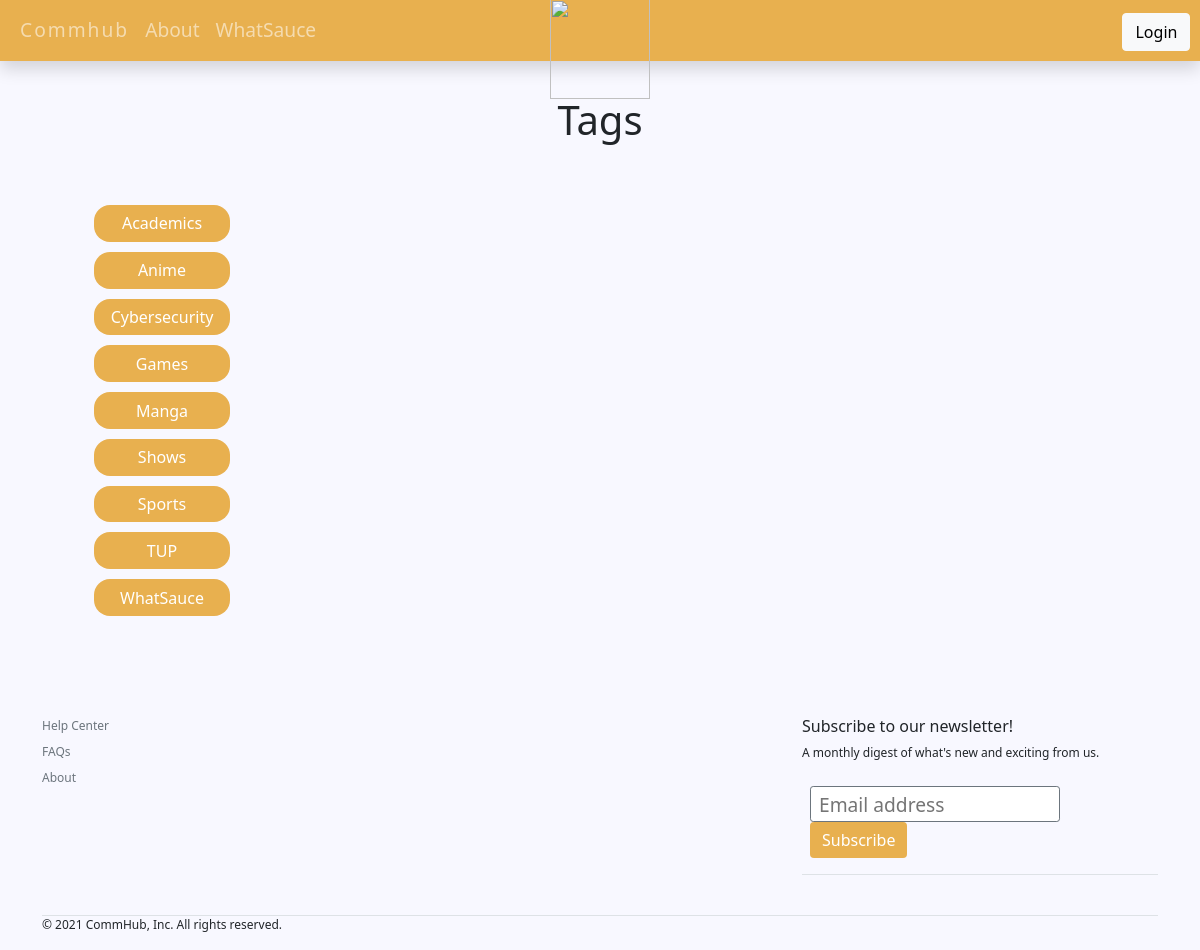
Screenshot of /index.php/threads with the database file from the repository.
### tables this page shows
CREATE TABLE `threads` (
  `id` int(255) NOT NULL,
  `name` varchar(255) NOT NULL,
  `date` datetime NOT NULL DEFAULT current_timestamp()
);

### application/libraries/Sitelayout.php (called while the page is built, shortened)
<?php
class Sitelayout {
    private $CI;
    public function __construct() {
        $this->CI =& get_instance();
    }
    public function loadTemplate($content = null, $data = null) {
        $layout = array();
        $layout['navbar2'] = $this->CI->load->view('templates/navbar2', null, true);
        $layout['navbar3'] = $this->CI->load->view('templates/navbar3', null, true);
        $layout['footer'] = $this->CI->load->view('templates/footer', null, true);
        $layout['content'] = $this->CI->load->view($content, $data, true);
        $this->CI->load->view('templates/content', $layout);
    }
}

### application/controllers/Threads.php (called while the page is built, shortened)
<?php
class Threads extends CI_Controller{
    public function index(){
        $data['title'] = 'Tags';
        $data['threads'] = $this->threads_model->get_threads();
        $this->sitelayout->loadTemplate('threads/index',$data);
    }
}

### index.php (called while the page is built, shortened)
<?php
require_once BASEPATH.'core/CodeIgniter.php';

### application/models/Threads_model.php (called while the page is built, shortened)
<?php
class Threads_model extends CI_Model{
    public function get_threads(){
        $this->db->order_by('name');
        $query = $this->db->get('threads');
        return $query->result_array();
    }
}

### application/views/threads/index.php (the view, shortened to what this page needs)
<!DOCTYPE html>
<html>
<head>
<link href="https://cdn.jsdelivr.net/npm/bootstrap@5.1.3/dist/css/bootstrap.min.css" rel="stylesheet">
</head>
<body>
<div class="container mt-5">
	<div class="p-5 text-center"><h1><?= $title; ?></h1></div>
	<ul class="list-group list-group  ps-1 tags">
		<?php foreach($threads as $thread) : ?>
			<li ><a class="button ms-5 position-relative" href="<?php echo site_url('/threads/posts/'.$thread['id']); ?>"><span class="tagname"><?php echo $thread['name']; ?></span></a>
			</li>
		<?php endforeach; ?>
	</ul>
</div>
</body>
</html>

### rows the page displays
threads: name "Academics"
threads: name "Anime"
threads: name "Cybersecurity"
threads: name "Games"
threads: name "Manga"
threads: name "Shows"
threads: name "Sports"
threads: name "TUP"
threads: name "WhatSauce"

### other values shown
$title "Tags"
